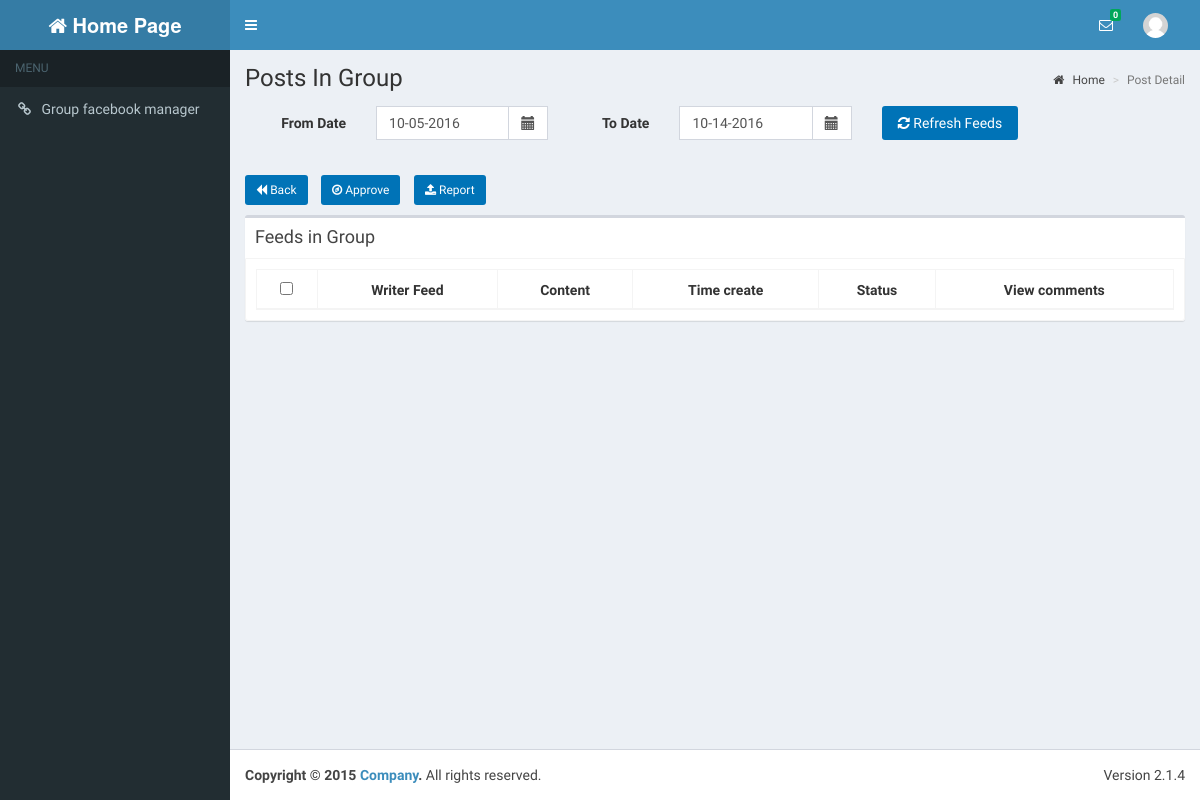
The page /feedView.php?groupId=60 (signed in) on the database as committed earlier.
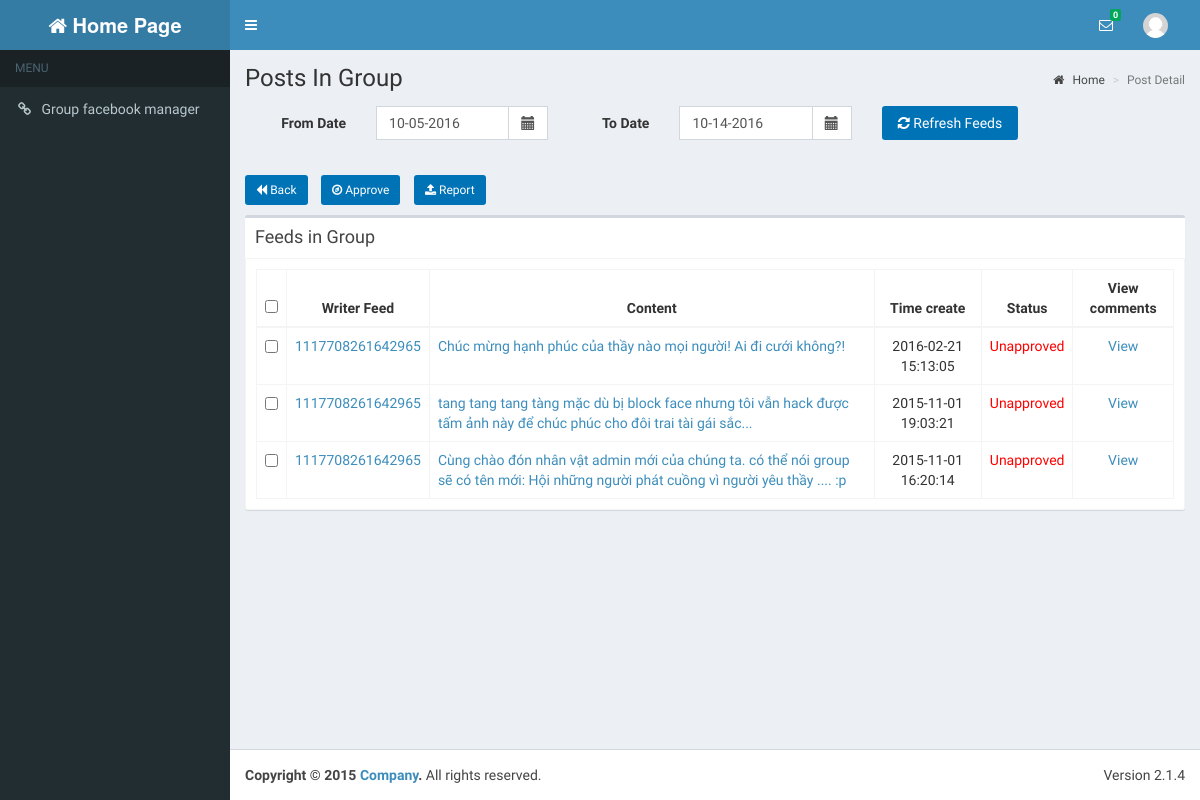
The same page on the database as committed later.
### tables this page shows
CREATE TABLE IF NOT EXISTS `feeds` (
  `FeedId` int(20) NOT NULL AUTO_INCREMENT,
  `FacebookIdFeed` varchar(40) NOT NULL,
  `FacebookUserIdFeed` varchar(30) NOT NULL,
  `Message` text,
  `CreateFeedTime` datetime DEFAULT NULL,
  `UpdateFeedTime` datetime DEFAULT NULL,
  `StatusId` int(20) DEFAULT NULL,
  `GroupId` int(20) DEFAULT NULL,
  `CreateTime` timestamp NOT NULL DEFAULT '0000-00-00 00:00:00',
  `UpdateTime` timestamp NOT NULL DEFAULT '0000-00-00 00:00:00' ON UPDATE CURRENT_TIMESTAMP,
  PRIMARY KEY (`FeedId`),
  KEY `fk_feeds_status_idx` (`StatusId`),
  KEY `fk_feeds_groups_idx` (`GroupId`)
);

### dao/db_connect.php (called while the page is built, shortened)
<?php
class DB_CONNECT {
    function connect() {
        $con = @mysql_connect(DB_SERVER, DB_USER, DB_PASSWORD) or die(mysql_error());
        return $con;
    }
}
?>

### dao/daoFeeds.php (called while the page is built, shortened)
<?php
require_once 'db_connect.php';
require_once '/../models/feeds.php';
$feedId = "FeedId";
$facebookIdFeed = "FacebookIdFeed";
$facebookUserIdFeed = "FacebookUserIdFeed";
$message = "Message";
$createFeedTime = "CreateFeedTime";
$updateFeedTime = "UpdateFeedTime";
$statusId = "StatusId";
$groupId = "GroupId";
$createTime = "CreateTime";
$updateTime = "UpdateTime";
function getFeedIdUseGroupId($varName,$start,$count) {
    global $feedId,$groupId,
    $feedId, $facebookIdFeed, $facebookUserIdFeed, $message, $createFeedTime, $updateFeedTime, $statusId, $groupId, $createTime, $updateTime;
    $listFeeds = array();
    $result = mysql_query("SELECT *FROM feeds WHERE groupId = ".$varName." order by ".$createFeedTime ." desc LIMIT ".$start.",".$count."") or die(mysql_error());
    if (mysql_num_rows($result) > 0) {
        while ($row = mysql_fetch_array($result)) {
            $feeds = new Feeds();
            $feeds->setFeedId($row[$feedId]);
            $feeds->setFacebookIdFeed($row[$facebookIdFeed]);
            $feeds->setFacebookUserIdFeed($row[$facebookUserIdFeed]);
            $feeds->setMessage($row[$message]);
            $feeds->setCreateFeedTime($row[$createFeedTime]);
            $feeds->setUpdateFeedTime($row[$updateFeedTime]);
            $feeds->setStatusId($row[$statusId]);
            $feeds->setGroupId($row[$groupId]);
            $feeds->setCreateTime($row[$createTime]);
            $feeds->setUpdateTime($row[$updateTime]);
            array_push($listFeeds, $feeds);
        }
    }
    return $listFeeds;
}
?>

### dao/daoUsers.php (called while the page is built, shortened)
<?php
require_once 'db_connect.php';
$userId = "UserId";
$userName = "UserName";
$password = "Password";
$fullName = "FullName";
$avatar = "Avatar";
$address1 = "Address1";
$address2 = "Address2";
$phoneNumber1 = "PhoneNumber1";
$phoneNumber2 = "PhoneNumber2";
$email = "Email";
$gender = "Gender";
$school = "School";
$class = "Class";
$createTime = "CreateTime";
$updateTime = "UpdateTime";
function getUserById($varUserName) {
    global $userId, $userName, $password, $fullName, $address1, $address2, $birthday, $phoneNumber1, $phoneNumber2, $email, $gender, $createTime, $updateTime, $school, $class, $avatar;
    $result = mysql_query("SELECT * ,DATE_FORMAT(Birthday, \"%d-%l-%Y\") AS DOB FROM users WHERE UserId = '" . $varUserName . "'") or die(mysql_error());
    if (mysql_num_rows($result) > 0) {
        while ($row = mysql_fetch_array($result)) {
            $users = new Users();
            $users->setUserId($row[$userId]);
            $users->setUserName($row[$userName]);
            $users->setPassword($row[$password]);
            $users->setFullName($row[$fullName]);
            $users->setAddress2($row[$address2]);
            $users->setAddress1($row[$address1]);
            $users->setBirthday($row['DOB']);
            $users->setAvatar($row[$avatar]);
            $users->setPhoneNumber2($row[$phoneNumber2]);
            $users->setPhoneNumber1($row[$phoneNumber1]);
            $users->setEmail($row[$email]);
            $users->setGender($row[$gender]);
            $users->setSchool($row[$school]);
            $users->setClass($row[$class]);
            $users->setCreateTime($row[$createTime]);
            $users->setUpdateTime($row[$updateTime]);
            return $users;
        }
    }
    return null;
}
?>

### models/feeds.php (called while the page is built, shortened)
<?php
class Feeds {
    private $feedId;
    private $facebookIdFeed;
    private $facebookUserIdFeed;
    private $message;
    private $createFeedTime;
    private $statusId;
    function getFeedId() {
        return $this->feedId;
    }
    function getFacebookIdFeed() {
        return $this->facebookIdFeed;
    }
    function getFacebookUserIdFeed() {
        return $this->facebookUserIdFeed;
    }
    function getMessage() {
        return $this->message;
    }
    function getCreateFeedTime() {
        return $this->createFeedTime;
    }
    function getStatusId() {
        return $this->statusId;
    }
    function setFeedId($feedId) {
        $this->feedId = $feedId;
    }
    function setFacebookIdFeed($facebookIdFeed) {
        $this->facebookIdFeed = $facebookIdFeed;
    }
    function setFacebookUserIdFeed($facebookUserIdFeed) {
        $this->facebookUserIdFeed = $facebookUserIdFeed;
    }
    function setMessage($message) {
        $this->message = $message;
    }
    function setCreateFeedTime($createFeedTime) {
        $this->createFeedTime = $createFeedTime;
    }
    function setStatusId($statusId) {
        $this->statusId = $statusId;
    }
}

### feedView.php (the view, shortened to what the changed rows need)
<!DOCTYPE html>
<?php
require_once '/dao/daoUsers.php';
require_once '/dao/daoFeeds.php';
require_once '/models/feeds.php';
$userNameLogin = getUserById($_SESSION['user_id']);
if ($_GET['groupId'] != null) {
    $current = $_GET['pageNum'] == null ? 1 : $_GET['pageNum'];
} else {
    header("Location: homePage.php");
    return;
}
$start = ($current - 1) * 10;
$listFeeds = (array) getFeedIdUseGroupId($_GET['groupId'], $start, 10);
?>
<html>
    <head>
        <?php include 'includeCss.php'; ?>
        <link rel="stylesheet" href="plugins/datepicker/datepicker3.css">
    </head>
    <body class="hold-transition skin-blue sidebar-mini">
        <div class="wrapper">
            <div class="content-wrapper">
                <section class="content-header">
                    <h1>
                        Posts In Group
                    </h1>
                </section>
                <section class="content">
                    <div class="row">
                        <form id="form_id" name="myform" action="processReport.php" method="POST">
                            <div class="col-md-12">
                                <div class="box mailbox-messages table-responsive">
                                    <div class="box-body table-bordered">
                                        <table id="example1" class="table table-bordered table-sm " cellspacing="0" width="100%">
                                            <thead>
                                                <tr>
                                                    <th class="text-center"><input type="checkbox" id ="selectall"/></th>
                                                    <th class="text-center">Writer Feed</th>
                                                    <th class="text-center"> Content</th>
                                                    <th class="text-center">Time create</th>
                                                    <th class="text-center">Status</th>
                                                    <th class="text-center"> View comments</th>
                                                </tr>
                                            </thead>
                                            <tbody>
                                                <?php
                                                foreach ($listFeeds as $row) {
                                                    echo '<tr>';
                                                    echo "<td class =\"text-center\"><input type=\"checkbox\" class =\"cbox\" name=\"checkbox_name[]\" value=\"{$row->getFeedId()}\" /></td>";
                                                    echo "<td class =\"text-center\"><a href=https://www.facebook.com/{$row->getFacebookUserIdFeed()}>{$row->getFacebookUserIdFeed()}</a></td>";
                                                    echo "<td class =\"text-left\"><a href=https://www.facebook.com/{$row->getFacebookIdFeed()}>{$row->getMessage()}</a></td>";
                                                    echo "<td class =\"text-center\">{$row->getCreateFeedTime()}</td>";
                                                    if ($row->getStatusId() == 1)
                                                        echo "<td class =\"text-center\"><font color=\"#ff0000\">Unapproved</font></td>";
                                                    else
                                                        echo "<td class =\"text-center\">Approved</td>";
                                                    echo "<td class =\"text-center\"><a href = commentList.php?facebookFeedId={$row->getFacebookIdFeed()}&feedId={$row->getFeedId()}&pageNumComment=1>View</a></td>";
                                                    echo '</tr>';
                                                }
                                                ?>
                                            </tbody>
                                        </table>
                                    </div>
                                </div>
                            </div>
                        </form>
                    </div>
                </section>
            </div>
    </body>
</html>

Rows that differ between the two databases and show on the page:
added feeds: FacebookUserIdFeed "1117708261642965", Message "Chúc mừng hạnh phúc của thầy nào mọi người! Ai đi cưới không?!", CreateFeedTime "2016-02-21 15:13:05", shows "Unapproved"
added feeds: FacebookUserIdFeed "1117708261642965", Message "tang tang tang tàng mặc dù bị block face nhưng tôi vẫn hack được tấm ảnh này để chúc phúc cho đôi trai tài gái sắc...", CreateFeedTime "2015-11-01 19:03:21", shows "Unapproved"
added feeds: FacebookUserIdFeed "1117708261642965", Message "Cùng chào đón nhân vật admin mới của chúng ta. có thể nói group sẽ có tên mới: Hội những người phát cuồng vì người yêu thầy .... :p", CreateFeedTime "2015-11-01 16:20:14", shows "Unapproved"
